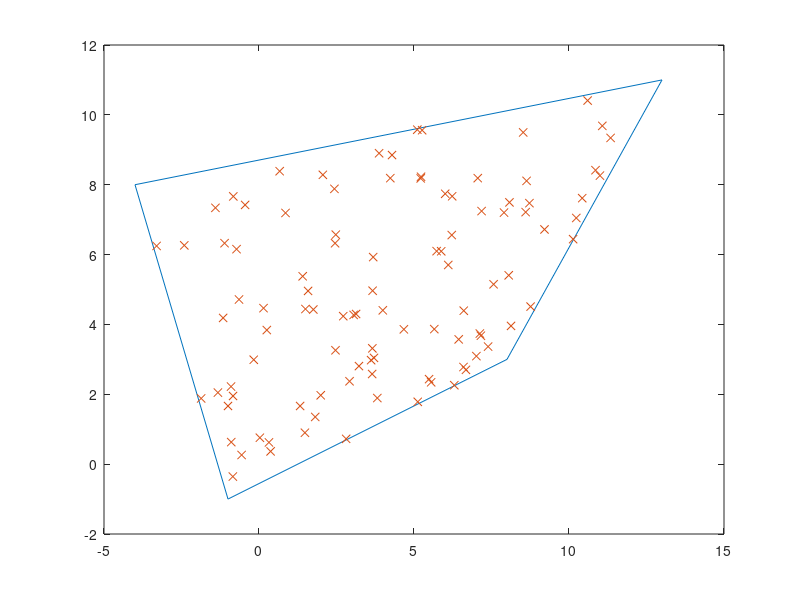
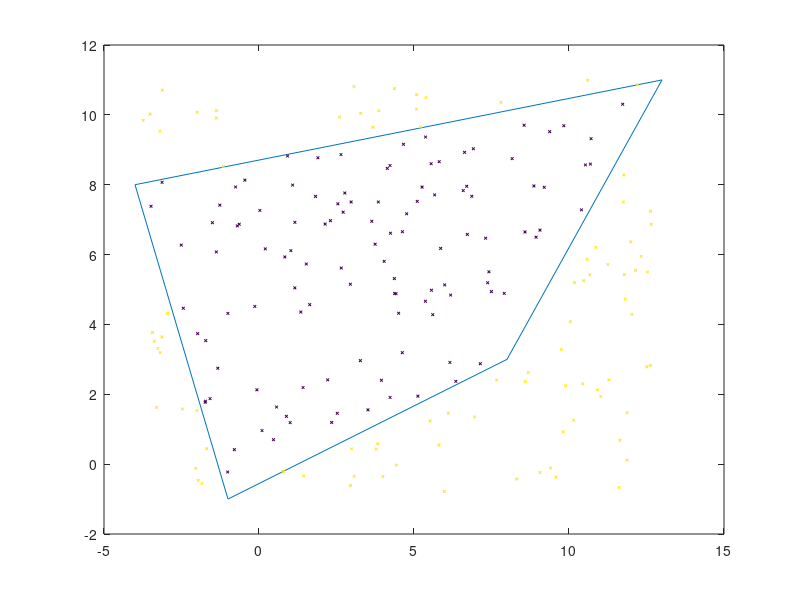
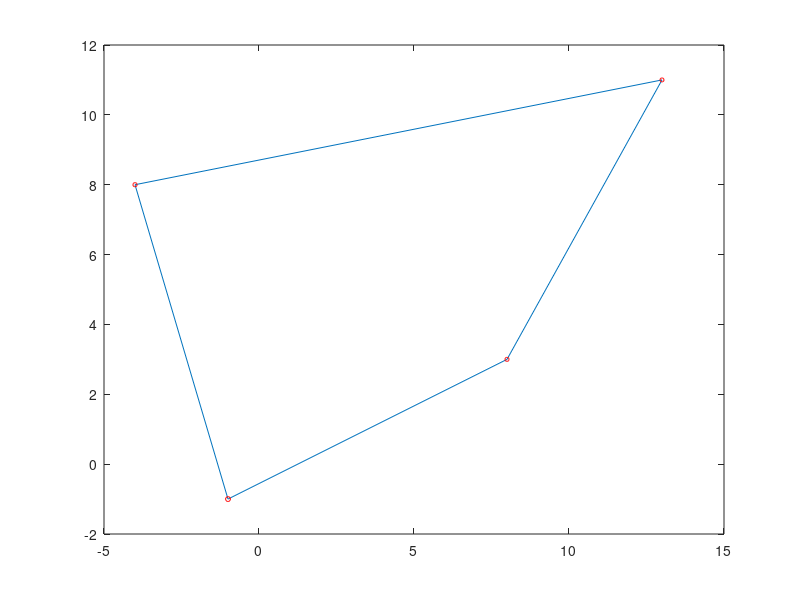
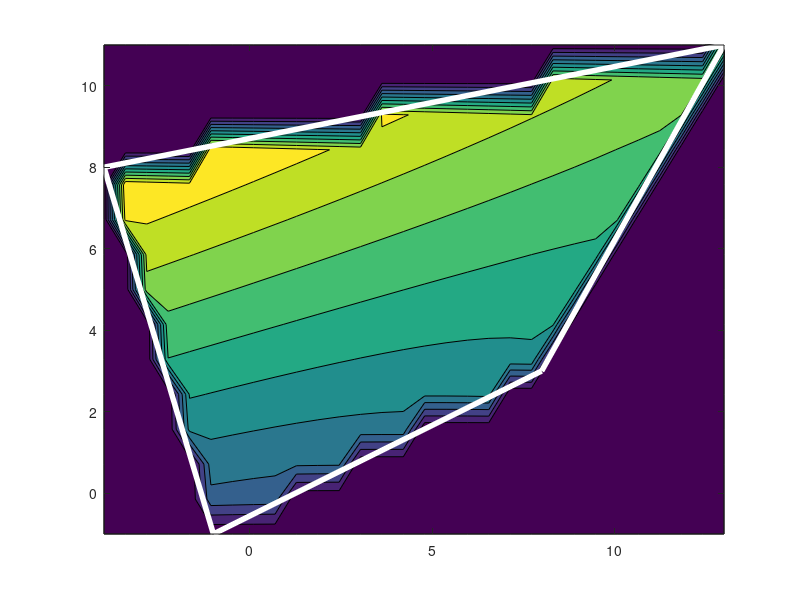

Reproduce these figures in MATLAB, in order.
% interpolate2d.m
%
% illustrates scatter / gather operation using a polygonal element
% See http://www.particleincell.com/2012/quad-interpolation for additional information
% (c) 2012 Lubos Brieda, lubos.brieda@particleincell.com
%
% -- tested with Octave 3.2.4 on Windows 

%main function
function []=interpolate2d()

	%create our polygon
	px = [-1, 8, 13, -4];
	py = [-1, 3, 11, 8];

	%compute coefficients
	A=[1 0 0 0;1 1 0 0;1 1 1 1;1 0 1 0];
	AI = inv(A);
	a = AI*px';
	b = AI*py';

	%plot random internal points
	plot_points_in_poly(px,py,a,b);

	%classify points as internal or external
	plot_internal_and_external_points(px,py,a,b);

	%scatter data 
	scatter_data(px,py,a,b);
	
	%gather_data
	gather_data(px,py,a,b);
	
end


%plots random points inside the polygon
function []=plot_points_in_poly(px,py,a,b)

	%pick random logical coordinate and convert to physical
	for i=1:100
		l=rand();
		m=rand();
		x(i) = a(1) + a(2)*l + a(3)*m + a(4)*l*m;
		y(i) = b(1) + b(2)*l + b(3)*m + b(4)*l*m;	
	end

	%plot
	figure(1);
	hold off;
	plot([px px(1)],[py py(1)]);
	hold on;
	plot (x,y,'x');
end

%picks random points and colors them based on internal or external
function []=plot_internal_and_external_points(px,py,a,b)
	
	%bounding box
	x0 = min(px);
	lx = max(px)-min(px);
	y0 = min(py);
	ly = max(py)-min(py);
	
	%convert random physical coordinates to logical
	for i=1:200
	
		%pick a random point in the bounding box
		x(i) = x0+rand()*lx;
		y(i) = y0+rand()*ly;
		
		%calculate logical coordinates
		[l,m] = XtoL(x(i),y(i),a,b);		
	
		%is the point outside the quad?
		if (m<0 || m>1 || l<0 || l>1)
			type(i)=1;
		else
			type(i)=0;
		end
	end

	%plot
	figure(2);
	hold off;
	plot([px px(1)],[py py(1)]);
	hold on;
	scatter(x,y,4,type,'x');
end

%scatters counts to the four grid nodes
function []=scatter_data(px,py,a,b)
	
	%init
	c = [0 0 0 0];
	
	%pick random logical coordinate and convert to physical
	for i=1:100
		
		%random point inside the quad
		l=rand();
		m=rand();
		
		%deposit counts, note here l,m=[0:1]. In a real 2d mesh
		%the index we would first need to subtract the integral
		%cell index to get the cell-local distance, dl = l - (int)l;
		dl = l;
		dm = m;
		
		c(1) = c(1) + (1-dl)*(1-dm);
		c(2) = c(2) + dl *(1-dm);
		c(3) = c(3) + dl * dm;
		c(4) = c(4) + (1-dl)*dm;
	end

	%scale data, uniform distribution = 10
	c = 40*(c/i);
	
	%output
	disp(c);
	
	%plot
	figure(3);
	hold off;
	plot([px px(1)],[py py(1)]);
	hold on;
	scatter(px,py,c,[1 0 0], 'o');
end

%interpolates data from the polygon vertices onto a grid
function []=gather_data(px,py,a,b)
	
	%bounding box
	x0 = min(px);
	lx = max(px)-min(px);
	y0 = min(py);
	ly = max(py)-min(py);
	
	%set spacing such that we have 30x30 grid (i.e. 29 cells)
	ni = 30;
	nj = 15;
	
	dx = lx/(ni-1);
	dy = ly/(nj-1);
	
	%node positions (for plotting)
	for i=1:ni
		x(i) = x0 + (i-1)*dx;
	end
	for j=1:nj
		y(j) = y0 + (j-1)*dy;
	end
	
	%node values
	c = [1 2 3 4];
	
	val=zeros(nj,ni);
	
	for i=1:ni
		for j=1:nj
		
			%convert to logical coordinates
			[l m] = XtoL(x(i),y(j),a,b);	
			
			%evaluate only if we are inside
			if (l>0 && l<=1 && m>=0 && m<=1)
				
				%again, if we had multiple cells, we would set dl = l - (int)l
				dl = l;
				dm = m;
				
				val(j,i) = (1-dl)*(1-dm)*c(1) + ...
						   dl*(1-dm)*c(2) + ...
						   dl*dm*c(3) +...
						   (1-dl)*dm*c(4);		
			end
		end
	end
	
	%plot
	figure(4);
	hold off;
	contourf(x,y,val);
	hold on;
	plot([px px(1)],[py py(1)],'w','LineWidth',4);
end

% converts physical (x,y) to logical (l,m)
function [l, m] = XtoL(x,y,a,b)
	%quadratic equation coeffs, aa*mm^2+bb*m+cc=0
	aa = a(4)*b(3) - a(3)*b(4);
	bb = a(4)*b(1) -a(1)*b(4) + a(2)*b(3) - a(3)*b(2) + x*b(4) - y*a(4);
	cc = a(2)*b(1) -a(1)*b(2) + x*b(2) - y*a(2);
	
	%compute m = (-b+sqrt(b^2-4ac))/(2a)
	det = sqrt(bb*bb - 4*aa*cc);
	m = (-bb+det)/(2*aa);
	
	%compute l
	l = (x-a(1)-a(3)*m)/(a(2)+a(4)*m);
end
